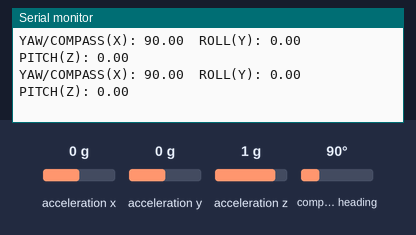
Bench run of a sketch on a simulated Arduino Uno, built with avr-gcc and run on an emulated ATmega328P. Shown: the last lines printed to the serial monitor. The inputs (shaded band) are chosen by the test bench; at power-on: acceleration x 0 g, acceleration y 0 g, acceleration z 1 g, compass heading 90°.

Above: at 2.2 s.
2.3 s: acceleration x set to -1.4 g
At 2.35 s:
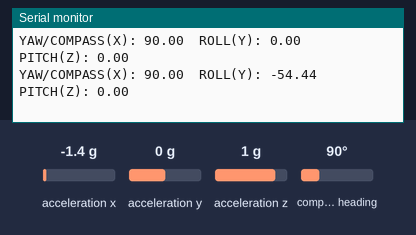
3.8 s: acceleration y set to -1.4 g
At 3.9 s:
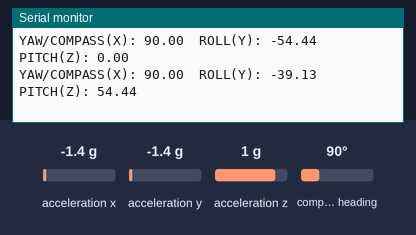
5.3 s: acceleration z set to -1.4 g
At 5.34 s:
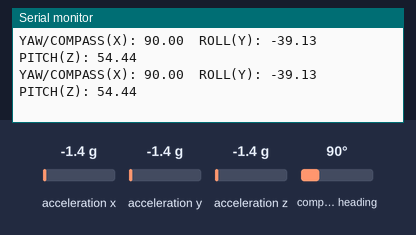
6.8 s: compass heading set to 7°
At 6.9 s:
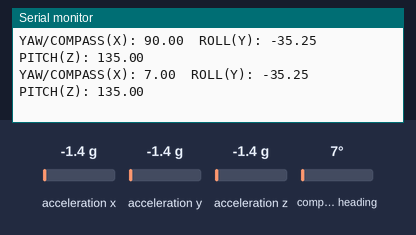
Timing chart, 0 to 9.3 s (numbered marks = the images above; inputs shaded):
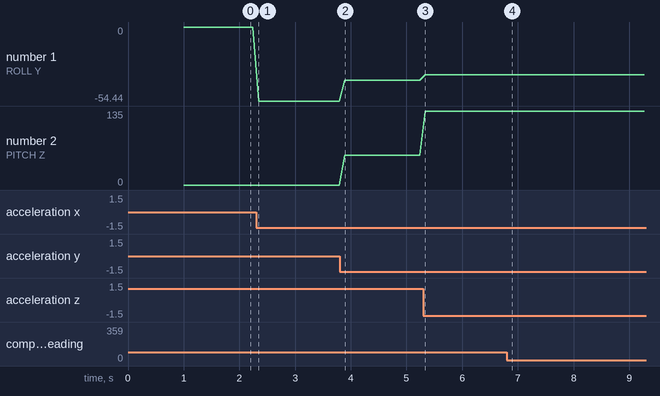

Measured:
- after the input at 2.3 s, the serial monitor: prints a new line at once (image 1)
- after the input at 3.8 s, the serial monitor: prints a new line after 0.09 s (image 2)
- after the input at 6.8 s, the serial monitor: prints a new line after 0.09 s (image 4)
- plotted number 1: 0 → -54.44 after the input at 2.3 s, -54.44 → -39.13 after the input at 3.8 s, -39.13 → -35.25 after the input at 5.3 s
- plotted number 2: 0 → 54.44 after the input at 3.8 s, 54.44 → 135 after the input at 5.3 s

The sketch:

adafruit-bno055.ino
```cpp
#include <Wire.h>
#include <Adafruit_Sensor.h>
#include <Adafruit_BNO055.h>
#include <utility/imumaths.h>

Adafruit_BNO055 bno = Adafruit_BNO055(55);

void setup(void)
{
  Serial.begin(115200);
  Serial.println("IMU Test!");

  /* Initialise the sensor */
  if(!bno.begin())
  {
    /* There was a problem detecting the BNO055 ... check your connections */
    Serial.print("Ooops, no BNO055 detected ... Check your wiring or I2C ADDR!");
    while(1);
  }

  delay(1000);

  bno.setExtCrystalUse(true);
}

void loop(void)
{
  /* Get a new sensor event */
  sensors_event_t event;
  bno.getEvent(&event);

  /* Display the floating point data */
  Serial.print("YAW/COMPASS(X): ");  //Based on "top-down" view: Clockwise subtracts from the current angle, Counte-Clockwise increases the current angle.
                                  //Angle is based on 360 degrees with the ZERO based on the position/angle of the sensor at the time of sensor initialization.
  Serial.print(event.orientation.x, 2); //second parameter sets the number of decimal places
  Serial.print("\t");
  Serial.print("ROLL(Y): "); //Based on the Sonar Unit being the "front" of the robot:
                          //Roll to Left (CCW) = Negative Value, Roll to Right (CW) = Positive Value
  Serial.print(event.orientation.y, 2);
  Serial.print("\t");
  Serial.print("PITCH(Z): ");  //Based on the Sonar Unit being the "front" of the robot:
                            //Pitch Forward = Negative Value (going lower, "downhill"), Pitch Backward = Positive Value (going higher, "uphill")
  Serial.print(event.orientation.z, 2);
  Serial.print("\n");

  delay(100);
}
```
